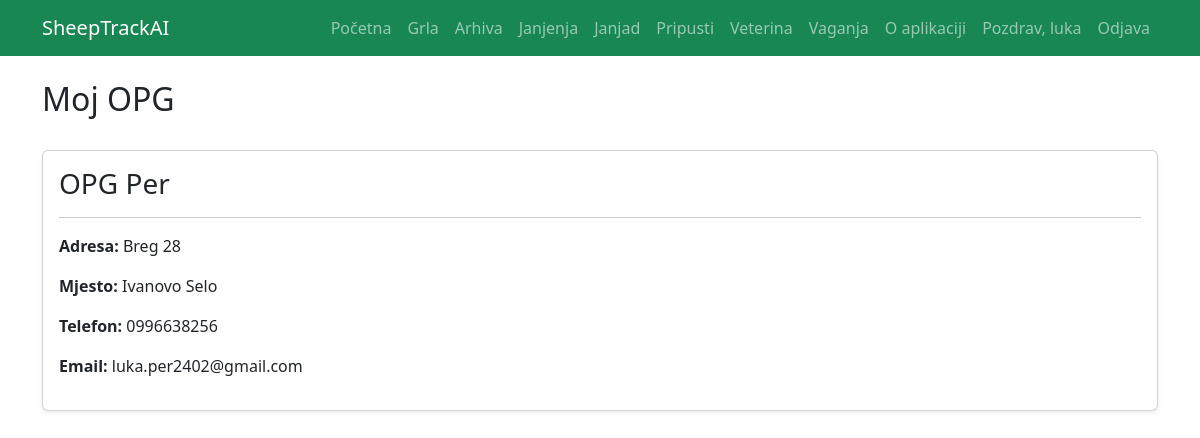
/farms/ (signed in), run on the app's committed database.
### farms/models.py (models this page shows, shortened)
class Farm(models.Model):
    owner = models.OneToOneField(
    User,
    on_delete=models.CASCADE,
    related_name='farm'
)
    name = models.CharField(
        max_length=200,
        verbose_name="Naziv OPG-a"
    )
    address = models.CharField(
        max_length=255,
        blank=True
    )
    city = models.CharField(
        max_length=100,
        blank=True
    )
    phone = models.CharField(
        max_length=50,
        blank=True
    )
    email = models.EmailField(
        blank=True
    )
    created_at = models.DateTimeField(
        auto_now_add=True
    )

### farms/views.py (the view)
# urls.py: path('', farm_list, name='farm_list'),
@login_required
def farm_list(request):
    farm = Farm.objects.filter(
        owner=request.user
    ).first()
    return render(
        request,
        'farms/farm_list.html',
        {
            'farm': farm
        }
    )

### templates/farms/farm_list.html (shortened to what this page needs)
{% extends 'base.html' %}
{% block content %}
<div class="d-flex justify-content-between mb-4">
    <h2>Moj OPG</h2>
</div>
{% if farm %}
<div class="card shadow-sm">
    <div class="card-body">
        <h3>{{ farm.name }}</h3>
        <hr>
        <p>
            <strong>Adresa:</strong>
            {{ farm.address }}
        </p>
        <p>
            <strong>Mjesto:</strong>
            {{ farm.city }}
        </p>
        <p>
            <strong>Telefon:</strong>
            {{ farm.phone }}
        </p>
        <p>
            <strong>Email:</strong>
            {{ farm.email }}
        </p>
    </div>
</div>
{% else %}
<div class="alert alert-info">
    Još nemaš kreiran OPG.
</div>
{% endif %}
{% endblock %}

### templates/base.html (shortened to what this page needs)
<!DOCTYPE html>
<html lang="hr">
<head>
    <link href="https://cdn.jsdelivr.net/npm/bootstrap@5.3.7/dist/css/bootstrap.min.css" rel="stylesheet">
</head>
<body>
<nav class="navbar navbar-expand-lg navbar-dark bg-success">
    <div class="container">
        <a class="navbar-brand" href="/">
            SheepTrackAI
        </a>
        <div class="collapse navbar-collapse" id="navbarNav">
            <ul class="navbar-nav ms-auto">
               <li class="nav-item">
                    <a class="nav-link" href="/">Početna</a>
                </li>
                <li class="nav-item">
                    <a class="nav-link" href="{% url 'sheep_list' %}">Grla</a>
                </li>
                <li class="nav-item">
                    <a class="nav-link" href="{% url 'sheep_archive' %}">Arhiva</a>
                </li>
                <li class="nav-item">
                        <a class="nav-link" href="{% url 'lambing_list' %}">Janjenja</a>
                </li>
                <li class="nav-item">
                    <a class="nav-link" href="{% url 'lamb_list' %}">Janjad</a>
                </li>
                <li class="nav-item">
                    <a class="nav-link" href="{% url 'breeding_list' %}">Pripusti</a>
                </li>
                <li class="nav-item">
                    <a class="nav-link" href="{% url 'veterinary_list' %}">Veterina</a>
                </li>
                <li class="nav-item">
                    <a class="nav-link" href="{% url 'weight_list' %}">Vaganja</a>
                </li>
                <li class="nav-item">
                    <a class="nav-link" href="{% url 'about' %}">O aplikaciji</a>
                </li>
                {% if user.is_authenticated %}
                <li class="nav-item">
                    <span class="nav-link">
                        Pozdrav, {{ user.username }}
                    </span>
                </li>
                <li class="nav-item">
                    <a class="nav-link" href="{% url 'logout' %}">
                        Odjava
                    </a>
                </li>
                {% endif %}
            </ul>
        </div>
    </div>
</nav>
<div class="container mt-4">
    {% block content %}
    {% endblock %}
</div>
</body>
</html>

### data on the page
Farm: name "OPG Per", address "Breg 28", city "Ivanovo Selo", phone "0996638256", email "luka.per2402@gmail.com"

### other printed values
{{ user.username }} "luka"
